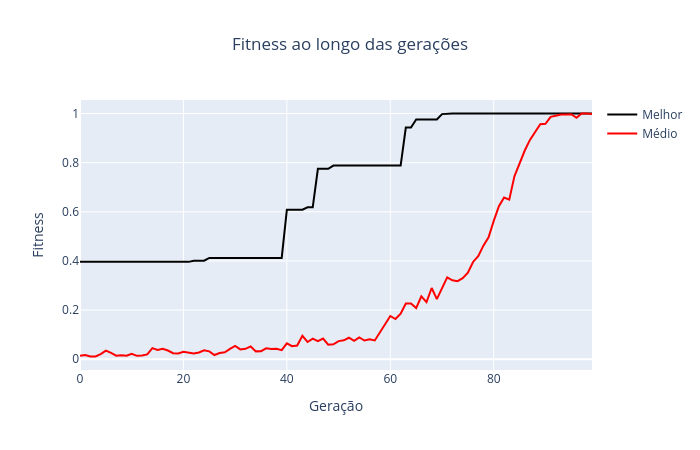

This figure's notebook cell:
### Code cell
# @title Figura 3: Evolução do fitness
fig = go.Figure()

fig.add_trace(
    go.Scatter(
        y=best_fitness_hist,
        mode="lines",
        name="Melhor",
        line=dict(color="black", width=2)
    )
)

fig.add_trace(
    go.Scatter(
        y=mean_fitness_hist,
        mode="lines",
        name="Médio",
        line=dict(color="red", width=2)
    )
)

fig.update_layout(
    title=dict(
        text='Fitness ao longo das gerações',
        x=0.5
    ),
    xaxis_title='Geração',
    yaxis_title='Fitness',
    width=700,
    height=450,
)

fig.show()
